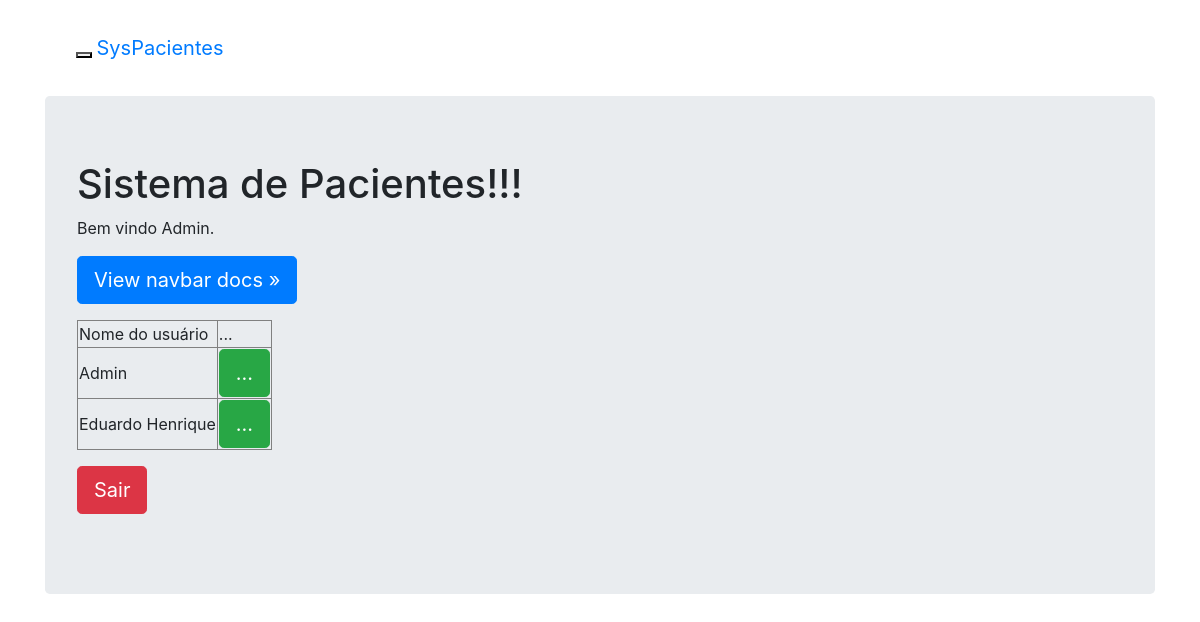
The app's page /admin.php (signed in), older data.
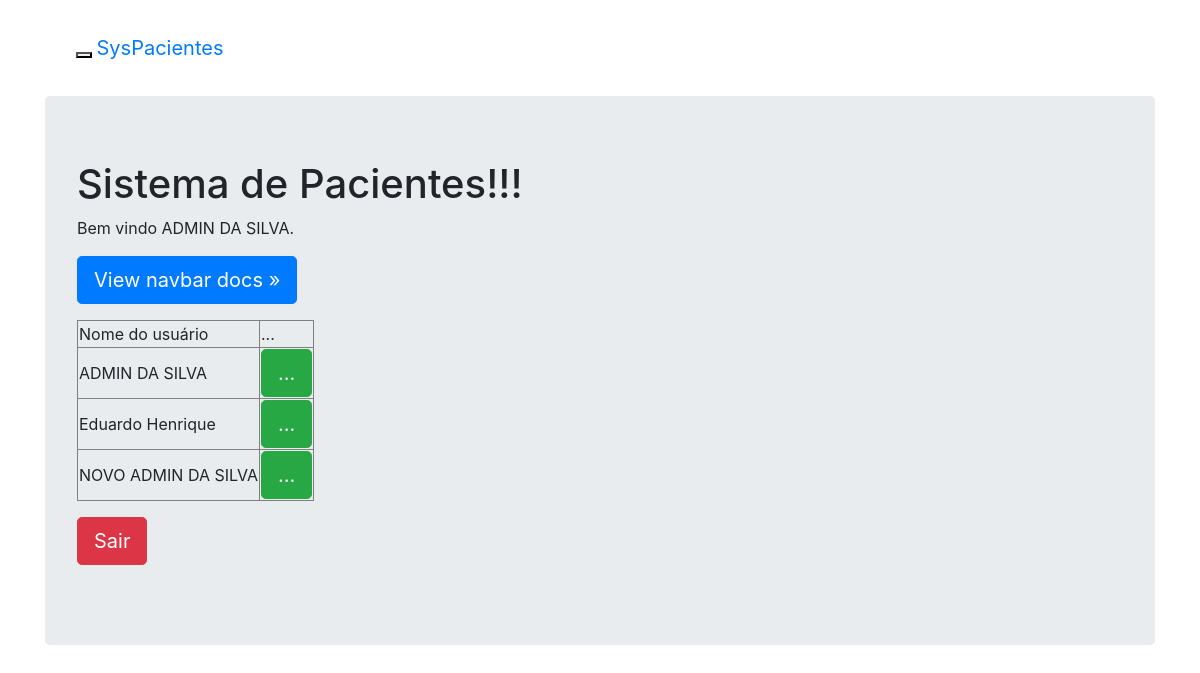
The same page, newer data.
### tables this page shows
CREATE TABLE `usuarios` (
  `id` int(11) NOT NULL AUTO_INCREMENT,
  `email` varchar(50) NOT NULL,
  `senha` varchar(10) NOT NULL,
  `nome` varchar(50) NOT NULL,
  PRIMARY KEY (`id`)
);

### admin.php (the view, shortened to what this page needs)
<?php
   require_once('conexao.php');
   $id_usuario   = $_SESSION["id_usuario"];
   $nome_usuario = "";
   $sql = "SELECT nome FROM usuarios WHERE id = " . $id_usuario;
   $resp = mysqli_query($conexao_bd, $sql);
   if($rows=mysqli_fetch_row($resp)){
      $nome_usuario = $rows[0];
   }
?>
<!DOCTYPE html>
<html lang="pt-br">
<head>
    <link href="css/bootstrap.min.css" rel="stylesheet">
    <link href="css/navbar.css" rel="stylesheet">
</head>
<body>
    <div class="container">
      <nav class="navbar navbar-default">
        <div class="container-fluid">
          <div class="navbar-header">
            <button type="button" class="navbar-toggle collapsed" data-toggle="collapse" data-target="#navbar" aria-expanded="false" aria-controls="navbar">
            </button>
            <a class="navbar-brand" href="#">SysPacientes</a>
          </div>
        </div>
      </nav>
      <div class="jumbotron">
        <h1>Sistema de Pacientes!!!</h1>
        <p>Bem vindo <?php echo($nome_usuario); ?>.</p>
        <p>
          <a class="btn btn-lg btn-primary" href="../../components/#navbar" role="button">View navbar docs &raquo;</a>
        </p>
        <p>
        <table border='1'>
         <tr>
            <td>Nome do usuário</td>
            <td>...</td>
         </tr>
         <?php
            $sql = "SELECT id, nome FROM usuarios ORDER BY Nome";
            $resp = mysqli_query($conexao_bd, $sql);
            while($rows=mysqli_fetch_row($resp)){
               $idUsuario   = $rows[0];
               $nomeUsuario = $rows[1];
               echo("<tr>");
               echo("<td>$nomeUsuario</td>");
               echo("<td><a class='btn btn-lg btn-success' href='usuario.php?idUsuario=$idUsuario' role='button'>...</a></td>");
               echo("</tr>");
            }
         ?>
        </table>
        </p>
        <p>
         <a class="btn btn-lg btn-danger" href="logout.php" role="button">Sair</a>
        </p>
      </div>
    </div>
</body>
</html>

### css/navbar.css (style rules this page uses)
body { padding-top: 20px; padding-bottom: 20px; }
.navbar { margin-bottom: 20px; }

Row changes from the older to the newer data that the page shows:
changed usuarios: nome "Admin" → "ADMIN DA SILVA"
added usuarios: nome "NOVO ADMIN DA SILVA"
